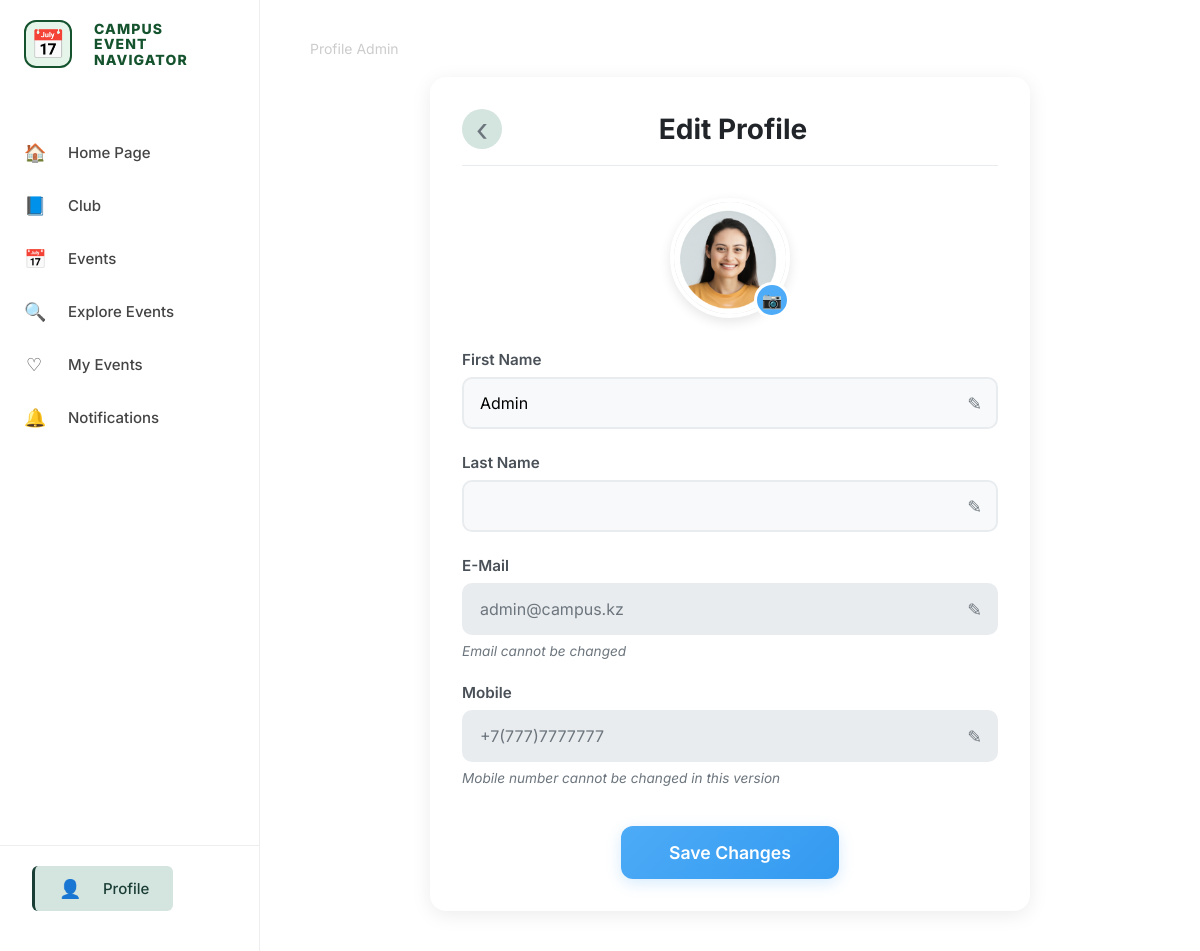
The page /admin_edit_profile (signed in) on the database as committed earlier.
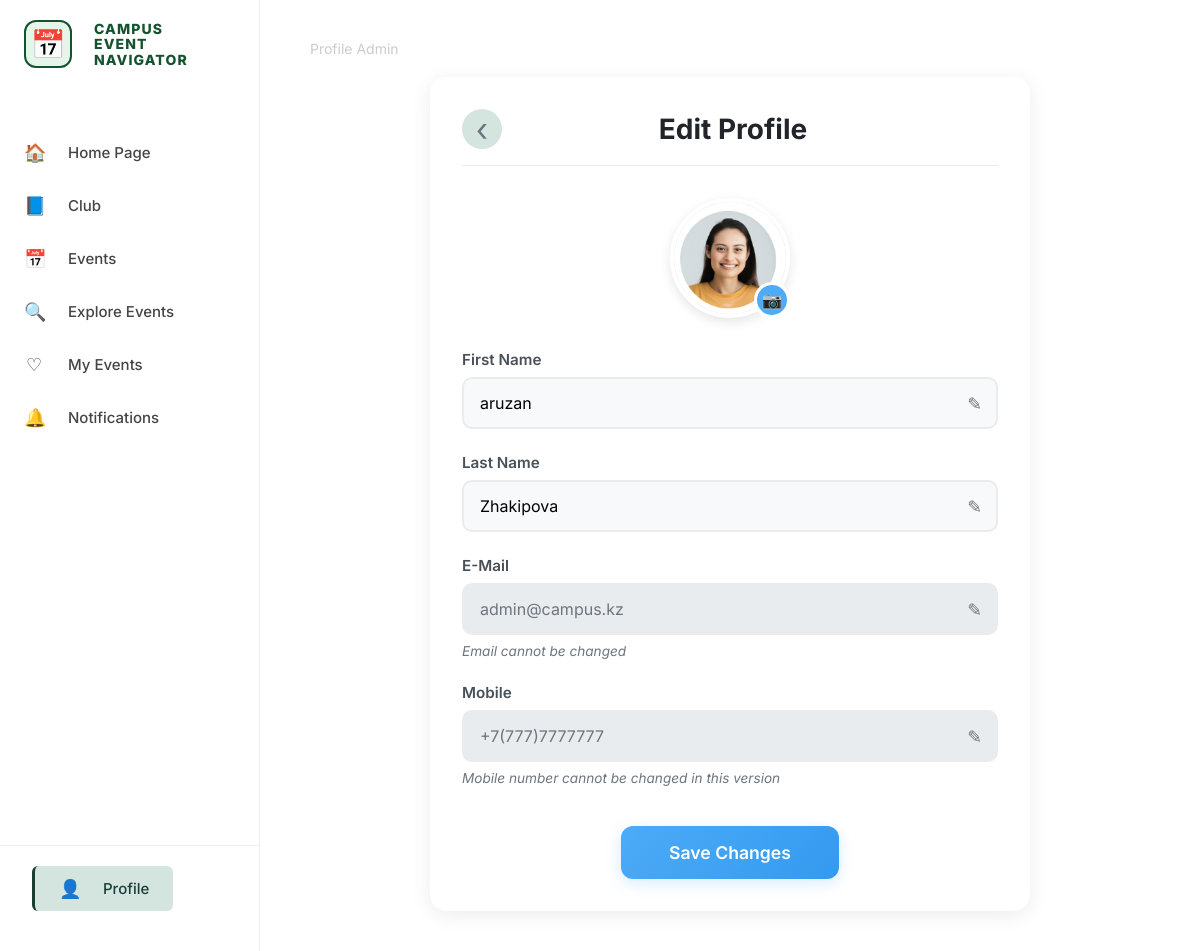
The same page on the database as committed later.
### app.py (models this page shows, shortened)
class User(db.Model):
    id = db.Column(db.Integer, primary_key=True)
    name = db.Column(db.String(100), nullable=False)
    email = db.Column(db.String(100), unique=True)
    password = db.Column(db.String(200))
    is_admin = db.Column(db.Boolean, default=False)

### app.py (the view, shortened to what this page needs)
@app.route('/admin_edit_profile', methods=['GET', 'POST'])
def admin_edit_profile():
    if 'user_id' not in session or not session.get('is_admin'):
        flash('Access denied. Admins only.', 'danger')
        return redirect(url_for('login'))
    user = User.query.get(session['user_id'])
    if not user:
        flash('User not found', 'danger')
        return redirect(url_for('login'))
    name_parts = user.name.split(' ', 1)
    first_name = name_parts[0]
    last_name = name_parts[1] if len(name_parts) > 1 else ""
    return render_template('admin_edit_profile.html',
                         first_name=first_name,
                         last_name=last_name,
                         email=user.email,
                         mobile="+7(777)7777777")  # Дефолтный телефон

### templates/admin_edit_profile.html (shortened to what this page needs)
<!DOCTYPE html>
<html lang="en">
<head>
  <link rel="stylesheet" href="{{ url_for('static', filename='style.css') }}">
</head>
<body>
  <div class="dashboard-page">
    <aside class="sidebar">
      <div class="sidebar-logo">
        <div class="sidebar-logo-icon">📅</div>
        <div class="sidebar-logo-text">
          <span>CAMPUS</span>
          <span>EVENT</span>
          <span>NAVIGATOR</span>
        </div>
      </div>
      <nav class="sidebar-menu">
        <a class="sidebar-item" href="{{ url_for('admin_dashboard') }}"><span class="sidebar-icon">🏠</span> Home Page</a>
        <a class="sidebar-item" href="{{ url_for('admin_club') }}"><span class="sidebar-icon">📘</span> Club</a>
        <a class="sidebar-item" href="{{ url_for('admin_events') }}"><span class="sidebar-icon">📅</span> Events</a>
        <a class="sidebar-item" href="{{ url_for('admin_explore') }}"><span class="sidebar-icon">🔍</span> Explore Events</a>
        <a class="sidebar-item" href="{{ url_for('admin_myevents') }}"><span class="sidebar-icon">♡</span> My Events</a>
        <a class="sidebar-item" href="{{ url_for('admin_notifications') }}"><span class="sidebar-icon">🔔</span> Notifications</a>
      </nav>
      <div class="sidebar-profile">
        <a href="{{ url_for('admin_profile') }}" class="sidebar-item sidebar-profile-link active">
          <span class="sidebar-icon">👤</span>
          <span>Profile</span>
        </a>
      </div>
    </aside>
    <main class="main-content">
      <div class="admin-page-header">Profile Admin</div>
      <div class="profile-container">
        <div class="edit-header">
          <a href="{{ url_for('admin_profile') }}" class="back-btn" title="Back to Profile">‹</a>
          <div class="center-title">Edit Profile</div>
        </div>
        <div class="edit-avatar-section">
          <img src="{{ url_for('static', filename='profile.png') }}" alt="Admin Profile" class="user-avatar" id="profileAvatar">
          <div class="camera-icon-badge" id="changeAvatarBtn" title="Change profile picture">📷</div>
        </div>
        <form method="POST" action="{{ url_for('admin_edit_profile') }}">
          <div class="form-group">
            <label for="firstName">First Name</label>
            <div class="form-input-wrapper">
              <input type="text" id="firstName" name="first_name" class="form-control" value="{{ first_name }}" required>
              <span class="edit-pencil" onclick="document.getElementById('firstName').focus()">✎</span>
            </div>
          </div>
          <div class="form-group">
            <label for="lastName">Last Name</label>
            <div class="form-input-wrapper">
              <input type="text" id="lastName" name="last_name" class="form-control" value="{{ last_name }}">
              <span class="edit-pencil" onclick="document.getElementById('lastName').focus()">✎</span>
            </div>
          </div>
          <div class="form-group">
            <label for="email">E-Mail</label>
            <div class="form-input-wrapper">
              <input type="email" id="email" class="form-control" value="{{ email }}" disabled>
              <span class="edit-pencil">✎</span>
            </div>
            <div class="email-note">Email cannot be changed</div>
          </div>
          <div class="form-group">
            <label for="mobile">Mobile</label>
            <div class="form-input-wrapper">
              <input type="tel" id="mobile" class="form-control" value="{{ mobile }}" disabled>
              <span class="edit-pencil">✎</span>
            </div>
            <div class="email-note">Mobile number cannot be changed in this version</div>
          </div>
          <div class="save-btn-container">
            <button type="submit" class="save-btn">Save Changes</button>
          </div>
        </form>
      </div>
    </main>
  </div>
</body>
</html>

Rows that differ between the two databases and show on the page:
changed User "admin@campus.kz": first_name "Admin" → (not shown)
Other text that changed with them:
form field first_name: (not shown) → "aruzan"
form field last_name: (not shown) → "Zhakipova"
